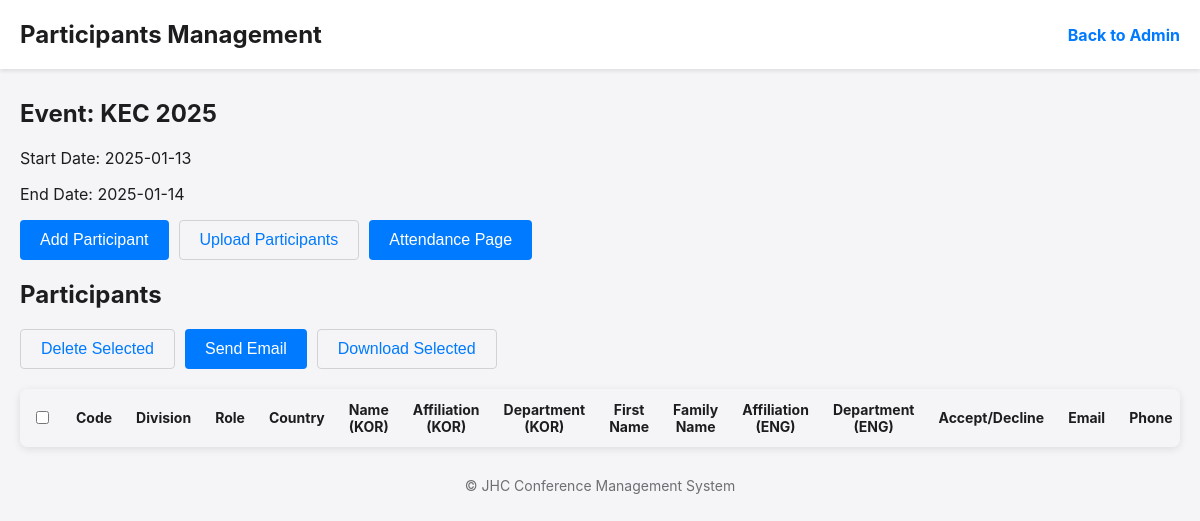
/event/12, run on the app's committed database.
### tables this page shows
CREATE TABLE events (
        id INTEGER PRIMARY KEY AUTOINCREMENT,
        name TEXT NOT NULL,
        start_date TEXT NOT NULL,
        end_date TEXT NOT NULL
    );

### app.py (the view)
@app.route('/event/<int:event_id>')
def participant_management(event_id):
    conn = sqlite3.connect('events.db')
    cursor = conn.cursor()
    cursor.execute('SELECT * FROM events WHERE id = ?', (event_id,))
    event = cursor.fetchone()
    cursor.execute('''
        SELECT id, event_id, division, role, country, name_kor, affiliation_kor, department_kor,
               first_name, family_name, affiliation_eng, department_eng, accept_or_decline,
               email, phone, position, license_number, cv, photo, ppt, script, agree,
               remark_user, remark_admin, check_in_time, check_out_time
        FROM participants
        WHERE event_id = ?
    ''', (event_id,))
    participants = cursor.fetchall()
    logging.debug("Participants fetched from the database:\n%s", participants)
    participant_files = {}
    cursor.execute('SELECT participant_id, id, filename FROM participant_files')
    for row in cursor.fetchall():
        participant_id, file_id, filename = row
        if participant_id not in participant_files:
            participant_files[participant_id] = []
        participant_files[participant_id].append((file_id, filename))
    conn.close()
    return render_template(
        'participants.html',
        event=event,
        participants=participants,
        participant_files=participant_files
    )

### templates/participants.html (shortened to what this page needs)
<!DOCTYPE html>
<html>
<head>
</head>
<body>
    <header>
        <h1>Participants Management</h1>
        <a href="/">Back to Admin</a>
    </header>
    <main>
        <div class="event-info">
            <h2>Event: {{ event[1] }}</h2>
            <p>Start Date: {{ event[2] }}</p>
            <p>End Date: {{ event[3] }}</p>
        </div>
        <div class="action-buttons">
            <button class="primary" onclick="openPopup('/add_participant/{{ event[0] }}')">Add Participant</button>
            <button class="secondary" onclick="openPopup('/upload_participants/{{ event[0] }}')">Upload Participants</button>
            <button class="primary" onclick="openPopupAttn('/track_checkin')">Attendance Page</button>
        </div>
        <form action="/delete_participants/{{ event[0] }}" method="post">
            <h2>Participants</h2>
            <div class="action-buttons">
                <button class="secondary" type="submit">Delete Selected</button>
                <button class="primary" type="button" onclick="openEmailPopup()">Send Email</button>
                <button class="secondary" type="button" onclick="downloadExcel()">Download Selected</button>
            </div>
            <div class="table-container">
                <table>
                    <thead>
                        <tr>
                            <th><input type="checkbox" onclick="toggleSelectAll(this, 'selected_participants')"></th>
                            <th>Code</th>
                            <th>Division</th>
                            <th>Role</th>
                            <th>Country</th>
                            <th>Name (KOR)</th>
                            <th>Affiliation (KOR)</th>
                            <th>Department (KOR)</th>
                            <th>First Name</th>
                            <th>Family Name</th>
                            <th>Affiliation (ENG)</th>
                            <th>Department (ENG)</th>
                            <th>Accept/Decline</th>
                            <th>Email</th>
                            <th>Phone</th>
                        </tr>
                    </thead>
                </table>
            </div>
        </form>
    </main>
    <footer>
        <p>&copy; JHC Conference Management System</p>
    </footer>
</body>
</html>

### templates/participants.html (style rules this page uses)
body { font-family: -apple-system, BlinkMacSystemFont, "Segoe UI", Roboto, "Helvetica Neue", Arial, sans-serif; margin: 0; padding: 0; background-color: #f5f5f7; color: #1d1d1f; }
header { background-color: #ffffff; padding: 20px; box-shadow: 0 2px 4px rgba(0, 0, 0, 0.1); display: flex; justify-content: space-between; align-items: center; }
header h1 { font-size: 24px; margin: 0; }
header a { text-decoration: none; font-size: 16px; color: #007aff; font-weight: bold; }
main { max-width: 100%; margin: 30px auto; padding: 0 20px; }
.action-buttons { display: flex; gap: 10px; margin-bottom: 20px; }
button { padding: 10px 20px; font-size: 16px; border: none; border-radius: 4px; cursor: pointer; transition: background-color 0.3s; }
button.primary { background-color: #007aff; color: white; }
button.secondary { background-color: #f5f5f7; color: #007aff; border: 1px solid #d1d1d6; }
.table-container { background-color: #ffffff; border-radius: 8px; box-shadow: 0 2px 8px rgba(0, 0, 0, 0.1); overflow-x: scroll; overflow-y: hidden; margin-bottom: 20px; }
table { width: 100%; border-collapse: collapse; table-layout: auto; }
table thead { font-size: 14px; background-color: #f5f5f7; }
table th { padding: 12px; font-weight: bold; }
footer { margin-top: 20px; text-align: center; font-size: 14px; color: #6e6e73; }

### data on the page
events: name "KEC 2025", start_date "2025-01-13", end_date "2025-01-14"
